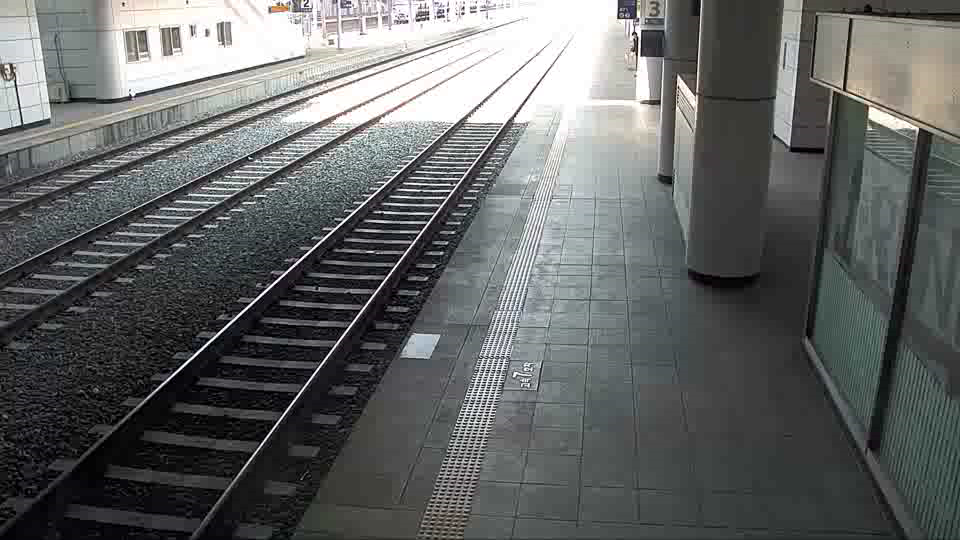
//> input picture frame 300 of bin/data/daejeon.avi, 960 x 540 px
$ ./simple_object_filtering   (built with g++ and OpenCV 4)
//> lines starting //> are read from the running program, lines starting //| are printed output that depends on the picture; after the words box and inside, x2 and y2 are one past the last pixel; in counts of white or black regions, pixels touching at a corner belong together
#include "opencv_all.hpp"

int main(void)
{
    bool use_height_filter = true;
    double f = 810.5, cx = 480, cy = 270, theta = 18.7 * CV_PI / 180, L = 3.31;
    int backsub_history = 1000, area_thresh = 100;
    double backsub_thresh = 32, height_thresh = 1;

    // Open a video and create MOG2 background subtractor
    cv::VideoCapture video;
    cv::Ptr<cv::BackgroundSubtractorMOG2> backsub = cv::createBackgroundSubtractorMOG2(backsub_history, backsub_thresh);
    if (!video.open("data/daejeon.avi") || backsub.empty()) return -1;

    // Run foreground extraction and object detection
    cv::Matx33d R_t(1, 0, 0, 0, cos(-theta), -sin(-theta), 0, sin(-theta), cos(-theta));
    cv::Mat morph_kernel_small = cv::getStructuringElement(cv::MORPH_ELLIPSE, cv::Size(3, 3));
    cv::Mat morph_kernel_big = cv::getStructuringElement(cv::MORPH_ELLIPSE, cv::Size(5, 10));
    while (true)
    {
        // Grab an image from the video
        cv::Mat image, fgmask;
        video >> image;
//> image is the input picture: 540 rows x 960 cols, CV_8UC3; mean B, G, R 101.1, 101.6, 99.2
        if (image.empty()) break;

        // Extract the foreground mask
        backsub->apply(image, fgmask);
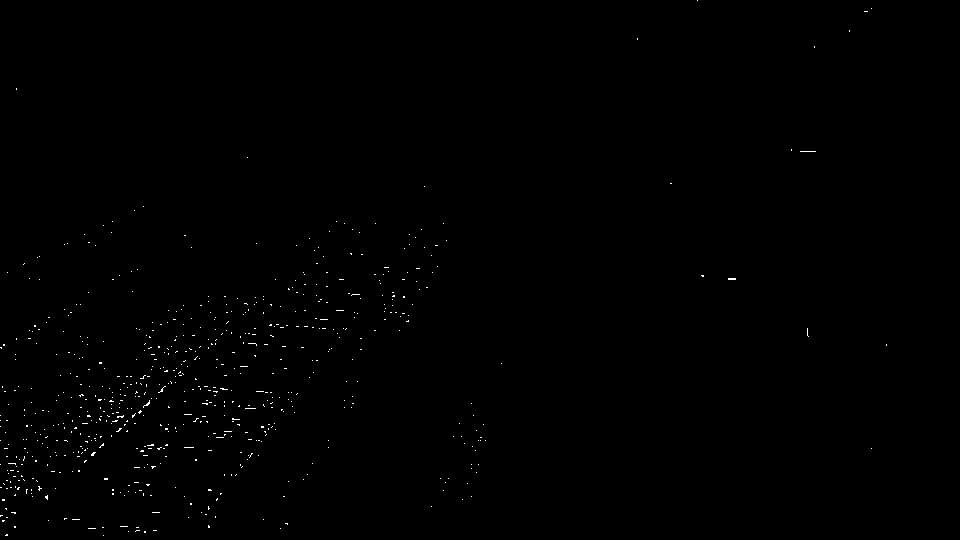
//> fgmask: 540 rows x 960 cols, CV_8UC1; values 127 (black) and 255 (white), 0.31% white in thin lines or dots
        cv::threshold(fgmask, fgmask, 128, 255, cv::THRESH_BINARY);
//> fgmask: 540 rows x 960 cols, CV_8UC1; 0.31% white in thin lines or dots
        cv::erode(fgmask, fgmask, morph_kernel_small, cv::Point(-1, -1));
        cv::dilate(fgmask, fgmask, morph_kernel_small, cv::Point(-1, -1));
//> fgmask: 540 rows x 960 cols, CV_8UC1; 0.01% white in thin lines or dots, all inside (x1, y1, x2, y2) = (45, 402, 150, 499)
        cv::dilate(fgmask, fgmask, morph_kernel_big, cv::Point(-1, -1), 2);
        cv::erode(fgmask, fgmask, morph_kernel_big, cv::Point(-1, -1), 2);
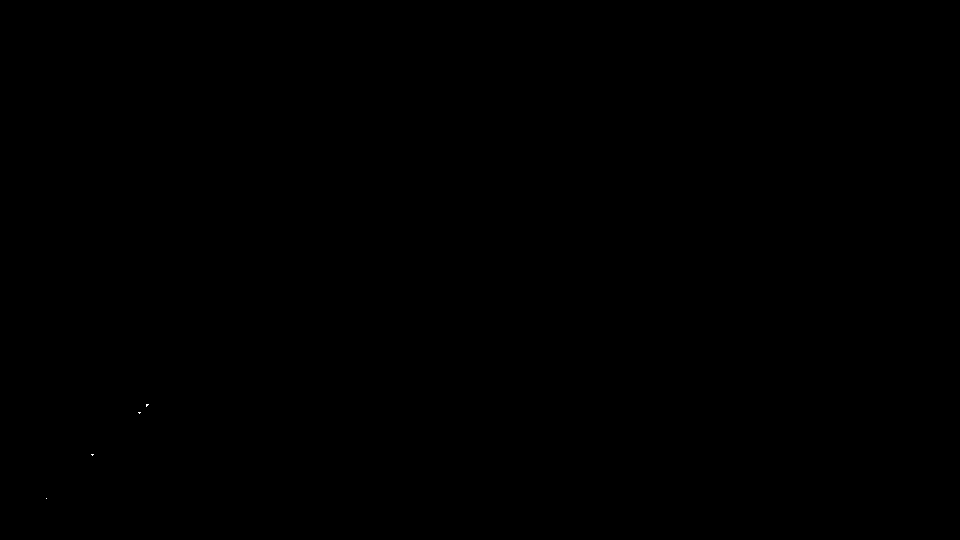
//> fgmask: 540 rows x 960 cols, CV_8UC1; 0% white in thin lines or dots, all inside (x1, y1, x2, y2) = (46, 404, 149, 499)

        // Extract blobs
        std::vector<cv::Rect> blobs;
        cv::Mat visit = cv::Mat::zeros(fgmask.rows + 2, fgmask.cols + 2, CV_8UC1);
        for (int v = 0; v < fgmask.rows; v++)
        {
            const uchar* fgmask_row = fgmask.ptr<uchar>(v);
            uchar* visit_row = visit.ptr<uchar>(v + 1);
            for (int u = 0; u < fgmask.cols; u++)
            {
                if (fgmask_row[u] == 255 && visit_row[u + 1] == 0)
                {
                    cv::Rect blob;
                    int area = cv::floodFill(fgmask, visit, cv::Point(u, v), 255, &blob);
                    if (area > area_thresh) blobs.push_back(blob);
                }
            }
        }
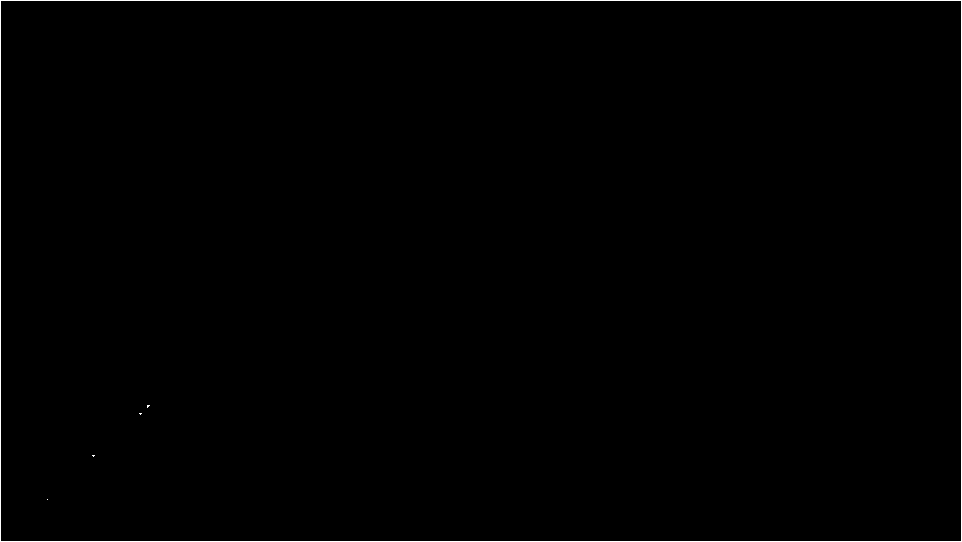
//> visit: 542 rows x 962 cols, CV_8UC1; values 0 (black) and 1 (white), 0.58% white in thin lines or dots

        // Show the image and foreground mask together
        if (image.channels() < 3) cv::cvtColor(image, image, cv::COLOR_GRAY2BGR);
        cv::cvtColor(fgmask, fgmask, cv::COLOR_GRAY2BGR);
        for (size_t i = 0; i < blobs.size(); i++)
        {
            cv::Vec3d p_foot = R_t * cv::Vec3d(blobs[i].x + blobs[i].width / 2 - cx, blobs[i].y + blobs[i].height - cy, f);
            cv::Vec3d p_head = R_t * cv::Vec3d(blobs[i].x + blobs[i].width / 2 - cx, blobs[i].y - cy, f);
            if (p_foot[1] <= 0 || p_head[1] <= 0) continue;
            double Z_foot = p_foot[2] / p_foot[1] * L, x_foot = p_foot[0] / p_foot[1] * L;
            double Z_head = p_head[2] / p_head[1] * L;
            double H = (Z_head - Z_foot) / Z_head * L;
            cv::Scalar color = cv::Scalar(0, 255, 0);
            if (use_height_filter && H < height_thresh) color = cv::Scalar(127, 127, 255);
            cv::rectangle(image, blobs[i], color, 2);
            cv::rectangle(fgmask, blobs[i], color, 2);
            cv::putText(image, cv::format("(X:%.2f,Z:%.2f,H:%.2f)", x_foot, Z_foot, H), blobs[i].tl() + cv::Point(-5, -15), cv::FONT_HERSHEY_DUPLEX, 0.5, color);
        }
//> this loop made 0 passes
        cv::hconcat(image, fgmask, image);
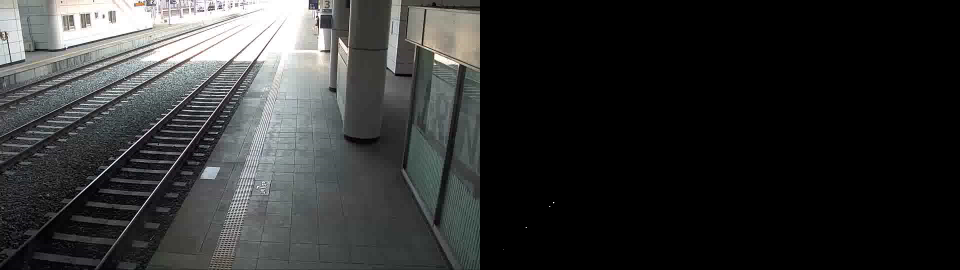
//> image: 540 rows x 1920 cols, CV_8UC3 (shown at 1/2 size); mean B, G, R 50.5, 50.8, 49.6
        cv::imshow("3DV Tutorial: Simple Object Filtering", image);
        int key = cv::waitKey(1);
//> the Esc key is pressed
        if (key == 27) break;       // 'ESC' key: Exit
        else if (key == 32)         // 'Space' key: Pause
        {
            key = cv::waitKey(0);
            if (key == 27) break;   // 'ESC' key: Exit
        }
    }

    video.release();
    return 0;
}

$ run again, starting later in the video
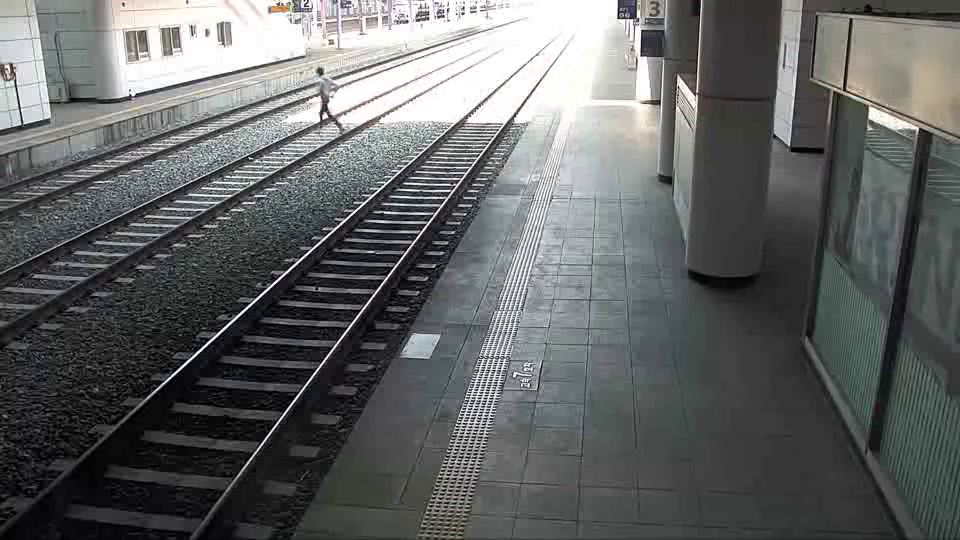
//> input picture frame 1350 of bin/data/daejeon.avi, 960 x 540 px
//> image is the input picture: 540 rows x 960 cols, CV_8UC3; mean B, G, R 100.8, 101.1, 98.7
//> `backsub->apply(image, fgmask);`:
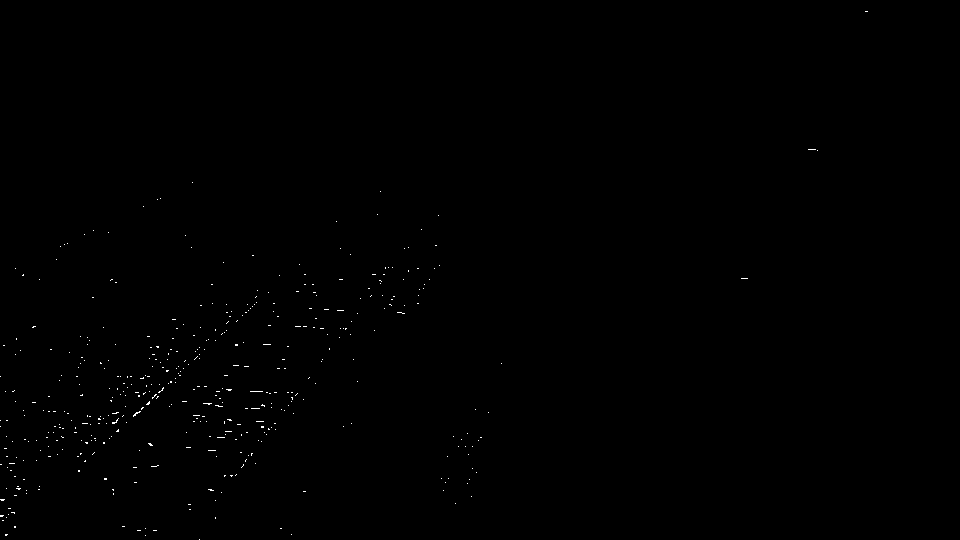
//> fgmask: 540 rows x 960 cols, CV_8UC1; values 127 (black) and 255 (white), 0.2% white in thin lines or dots, all inside (x1, y1, x2, y2) = (0, 11, 868, 540)
//> image: 540 rows x 1920 cols, CV_8UC3

$ run again, starting later in the video
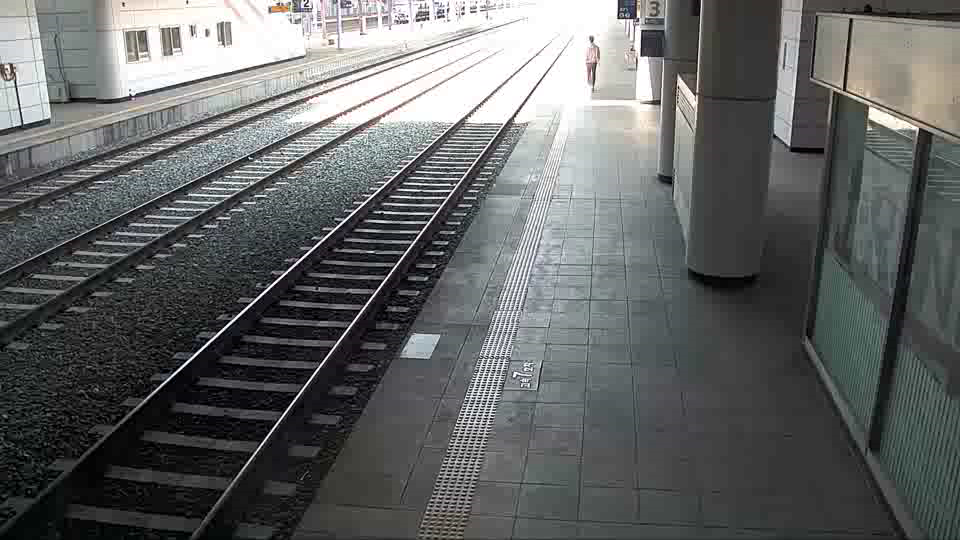
//> input picture frame 2400 of bin/data/daejeon.avi, 960 x 540 px
//> image is the input picture: 540 rows x 960 cols, CV_8UC3; mean B, G, R 101.1, 101.4, 99.2
//> `backsub->apply(image, fgmask);`:
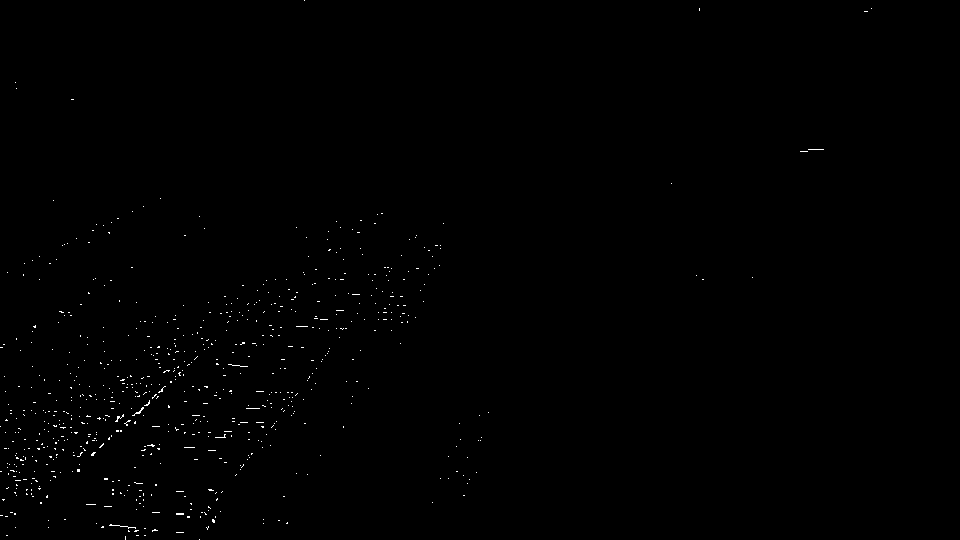
//> fgmask: 540 rows x 960 cols, CV_8UC1; values 127 (black) and 255 (white), 0.34% white in thin lines or dots
//> image: 540 rows x 1920 cols, CV_8UC3
